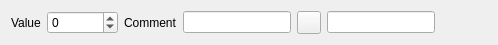
<?xml version="1.0" encoding="UTF-8"?>
<ui version="4.0">
 <class>StateWidget</class>
 <widget class="QWidget" name="StateWidget">
  <property name="geometry">
   <rect>
    <x>0</x>
    <y>0</y>
    <width>498</width>
    <height>41</height>
   </rect>
  </property>
  <property name="windowTitle">
   <string>Form</string>
  </property>
  <layout class="QHBoxLayout" name="horizontalLayout">
   <item>
    <widget class="QLabel" name="label_2">
     <property name="text">
      <string>Value</string>
     </property>
    </widget>
   </item>
   <item>
    <widget class="QSpinBox" name="stateValueSpinBox">
     <property name="minimum">
      <number>-999999999</number>
     </property>
     <property name="maximum">
      <number>999999999</number>
     </property>
    </widget>
   </item>
   <item>
    <widget class="QLabel" name="label">
     <property name="text">
      <string>Comment</string>
     </property>
    </widget>
   </item>
   <item>
    <widget class="QLineEdit" name="stateCommentLineEdit"/>
   </item>
   <item>
    <widget class="QToolButton" name="toolButton">
     <property name="text">
      <string/>
     </property>
     <property name="icon">
      <iconset resource="../resources/icons/icons.qrc">
       <normaloff>:/icons8_paint_palette_50px.png</normaloff>:/icons8_paint_palette_50px.png</iconset>
     </property>
    </widget>
   </item>
   <item>
    <widget class="QLineEdit" name="stateColorLineEdit"/>
   </item>
   <item>
    <spacer name="horizontalSpacer">
     <property name="orientation">
      <enum>Qt::Horizontal</enum>
     </property>
     <property name="sizeHint" stdset="0">
      <size>
       <width>26</width>
       <height>20</height>
      </size>
     </property>
    </spacer>
   </item>
  </layout>
 </widget>
 <resources>
  <include location="../resources/icons/icons.qrc"/>
 </resources>
 <connections/>
</ui>
